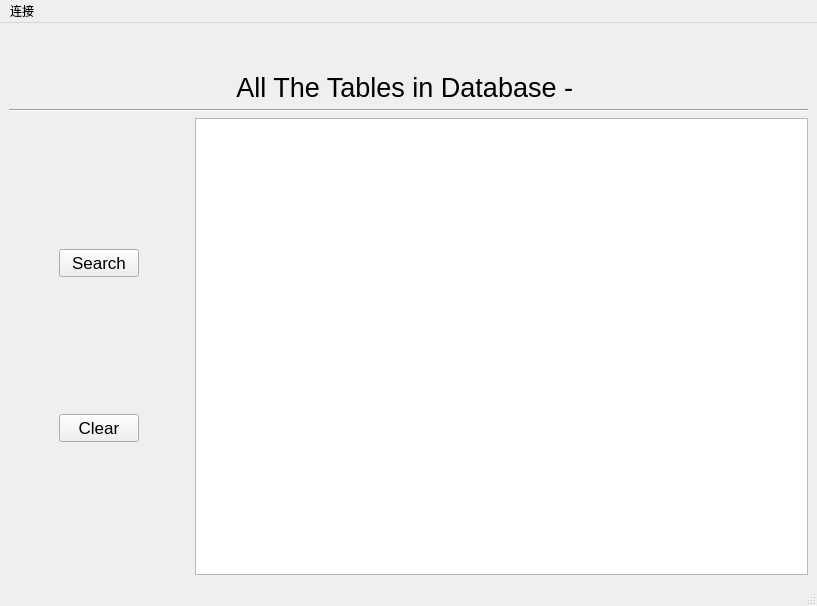
<?xml version="1.0" encoding="UTF-8"?>
<ui version="4.0">
 <class>TablePage</class>
 <widget class="QMainWindow" name="TablePage">
  <property name="geometry">
   <rect>
    <x>0</x>
    <y>0</y>
    <width>817</width>
    <height>606</height>
   </rect>
  </property>
  <property name="sizePolicy">
   <sizepolicy hsizetype="Expanding" vsizetype="Expanding">
    <horstretch>0</horstretch>
    <verstretch>0</verstretch>
   </sizepolicy>
  </property>
  <property name="windowTitle">
   <string>DataBase ShowTable</string>
  </property>
  <widget class="QWidget" name="centralwidget">
   <property name="sizePolicy">
    <sizepolicy hsizetype="Expanding" vsizetype="Expanding">
     <horstretch>0</horstretch>
     <verstretch>0</verstretch>
    </sizepolicy>
   </property>
   <layout class="QGridLayout" name="gridLayout_3">
    <item row="8" column="0">
     <layout class="QGridLayout" name="gridLayout">
      <property name="sizeConstraint">
       <enum>QLayout::SetMaximumSize</enum>
      </property>
      <item row="0" column="2">
       <spacer name="horizontalSpacer">
        <property name="orientation">
         <enum>Qt::Horizontal</enum>
        </property>
        <property name="sizeType">
         <enum>QSizePolicy::Fixed</enum>
        </property>
        <property name="sizeHint" stdset="0">
         <size>
          <width>50</width>
          <height>20</height>
         </size>
        </property>
       </spacer>
      </item>
      <item row="0" column="3">
       <layout class="QHBoxLayout" name="horizontalLayout_4">
        <item>
         <widget class="QTableWidget" name="table">
          <property name="minimumSize">
           <size>
            <width>0</width>
            <height>300</height>
           </size>
          </property>
          <property name="font">
           <font>
            <pointsize>11</pointsize>
           </font>
          </property>
         </widget>
        </item>
       </layout>
      </item>
      <item row="0" column="0">
       <spacer name="horizontalSpacer_2">
        <property name="orientation">
         <enum>Qt::Horizontal</enum>
        </property>
        <property name="sizeType">
         <enum>QSizePolicy::Fixed</enum>
        </property>
        <property name="sizeHint" stdset="0">
         <size>
          <width>50</width>
          <height>20</height>
         </size>
        </property>
       </spacer>
      </item>
      <item row="0" column="1">
       <layout class="QGridLayout" name="gridLayout_2">
        <property name="sizeConstraint">
         <enum>QLayout::SetNoConstraint</enum>
        </property>
        <item row="1" column="0">
         <widget class="QPushButton" name="ClearBtn">
          <property name="maximumSize">
           <size>
            <width>150</width>
            <height>16777215</height>
           </size>
          </property>
          <property name="font">
           <font>
            <pointsize>13</pointsize>
           </font>
          </property>
          <property name="text">
           <string>Clear</string>
          </property>
         </widget>
        </item>
        <item row="0" column="0">
         <widget class="QPushButton" name="SearchBtn">
          <property name="maximumSize">
           <size>
            <width>150</width>
            <height>16777215</height>
           </size>
          </property>
          <property name="font">
           <font>
            <pointsize>13</pointsize>
           </font>
          </property>
          <property name="text">
           <string>Search</string>
          </property>
         </widget>
        </item>
       </layout>
      </item>
     </layout>
    </item>
    <item row="5" column="0" rowspan="2">
     <layout class="QVBoxLayout" name="verticalLayout">
      <property name="sizeConstraint">
       <enum>QLayout::SetFixedSize</enum>
      </property>
      <item>
       <spacer name="verticalSpacer">
        <property name="orientation">
         <enum>Qt::Vertical</enum>
        </property>
        <property name="sizeType">
         <enum>QSizePolicy::Fixed</enum>
        </property>
        <property name="sizeHint" stdset="0">
         <size>
          <width>20</width>
          <height>40</height>
         </size>
        </property>
       </spacer>
      </item>
      <item>
       <widget class="QLabel" name="title">
        <property name="sizePolicy">
         <sizepolicy hsizetype="Preferred" vsizetype="Fixed">
          <horstretch>0</horstretch>
          <verstretch>0</verstretch>
         </sizepolicy>
        </property>
        <property name="font">
         <font>
          <pointsize>20</pointsize>
         </font>
        </property>
        <property name="text">
         <string>All The Tables in Database - </string>
        </property>
        <property name="alignment">
         <set>Qt::AlignCenter</set>
        </property>
       </widget>
      </item>
      <item>
       <widget class="Line" name="line">
        <property name="orientation">
         <enum>Qt::Horizontal</enum>
        </property>
       </widget>
      </item>
     </layout>
    </item>
   </layout>
  </widget>
  <widget class="QMenuBar" name="menubar">
   <property name="geometry">
    <rect>
     <x>0</x>
     <y>0</y>
     <width>817</width>
     <height>26</height>
    </rect>
   </property>
   <widget class="QMenu" name="Connect">
    <property name="title">
     <string>连接</string>
    </property>
    <addaction name="actionLogin"/>
    <addaction name="actionLogout"/>
   </widget>
   <addaction name="Connect"/>
  </widget>
  <widget class="QStatusBar" name="statusbar"/>
  <action name="actionLogin">
   <property name="text">
    <string>Login</string>
   </property>
  </action>
  <action name="actionLogout">
   <property name="text">
    <string>Logout</string>
   </property>
  </action>
 </widget>
 <resources/>
 <connections/>
</ui>
